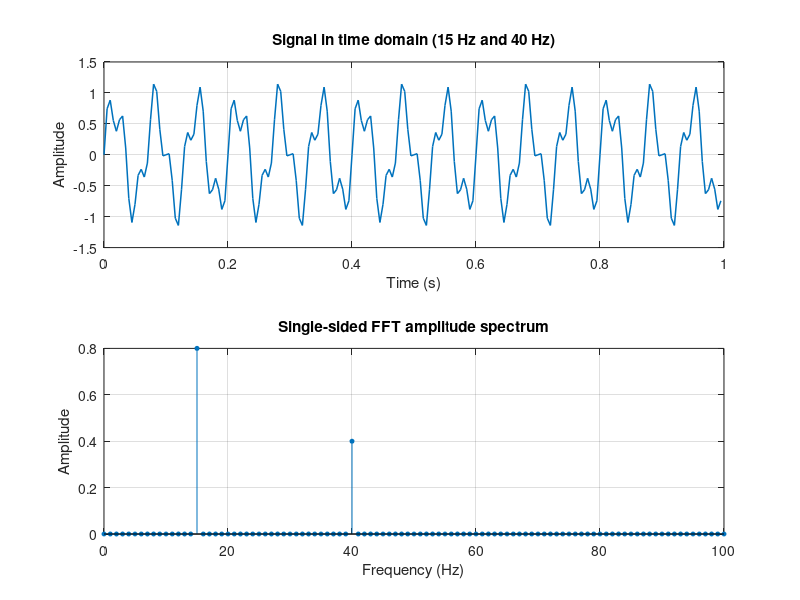

Write MATLAB code to recreate this figure.
%% Exercise 2 - Identify two frequencies using the FFT
% Savonia Lecture 5 - Fourier Assignment
clear; clc; close all;

fs = 200;                    % Sampling frequency (Hz)
T = 1;                       % Recording duration (s)
t = 0:1/fs:T-1/fs;           % 200 sample times: 0 to 0.995 s
x = 0.8*sin(2*pi*15*t) + 0.4*sin(2*pi*40*t);

N = length(x);
Y = fft(x);
P2 = abs(Y/N);
P1 = P2(1:N/2+1);
P1(2:end-1) = 2*P1(2:end-1);  % Single-sided amplitudes
f = fs*(0:N/2)/N;

figure('Name','Exercise 2 - Two Frequencies','Color','w');
subplot(2,1,1);
plot(t,x,'LineWidth',1.1);
grid on;
xlabel('Time (s)'); ylabel('Amplitude');
title('Signal in time domain (15 Hz and 40 Hz)');

subplot(2,1,2);
stem(f,P1,'filled','MarkerSize',3);
grid on;
xlim([0 100]);
xlabel('Frequency (Hz)'); ylabel('Amplitude');
title('Single-sided FFT amplitude spectrum');

fprintf('Sampling rate fs = %.0f Hz\n',fs);
fprintf('Samples N = %d\n',N);
fprintf('Frequency bin spacing fs/N = %.2f Hz\n',fs/N);
fprintf('Amplitude near 15 Hz: %.4f\n',P1(f == 15));
fprintf('Amplitude near 40 Hz: %.4f\n',P1(f == 40));

scriptFolder = fileparts(mfilename('fullpath'));
if isempty(scriptFolder), scriptFolder = pwd; end
saveas(gcf,fullfile(scriptFolder,'two-frequency-spectrum.png'));
disp('Saved two-frequency-spectrum.png');
